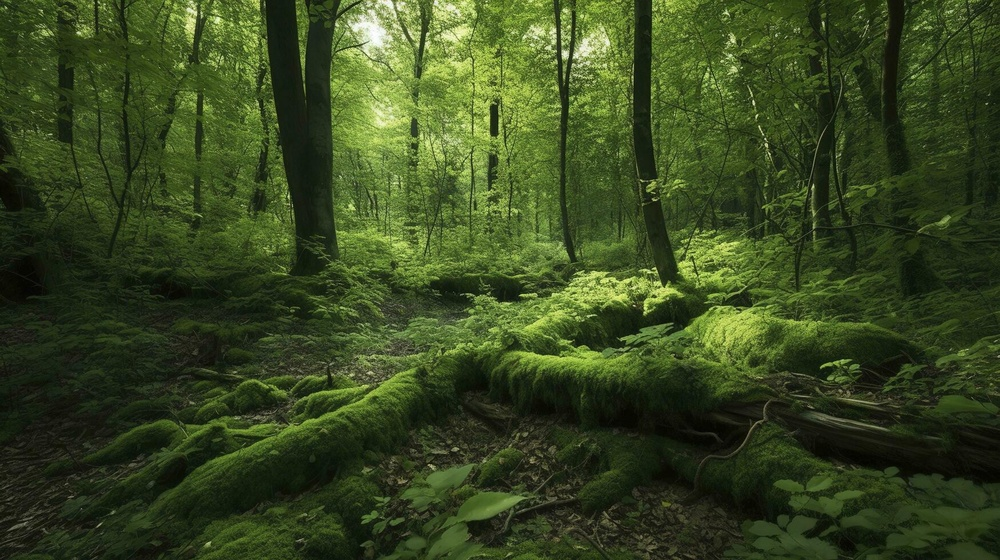
#> input picture low_light_enhancement/images/forest.jpg, 1000 x 560 px, shrunk from 1749 x 980 before the run, found by its file name
$ jupyter execute ssr_msr_msrcr_msrcp.ipynb   (older library calls are emulated)
#> lines starting #> are read from the running program, lines starting #| are printed output that depends on the picture; long printed decimals are rounded
#> further down, img is the input picture: shape (560, 1000, 3); mean B, G, R 32.2, 71.3, 55.8
[cell 1]
import numpy as np
import cv2
import matplotlib.pyplot as plt
from skimage.color import rgb2hsv, hsv2rgb, rgb2lab, deltaE_cie76
from skimage import io
from skimage.metrics import structural_similarity as ssim
from skimage.metrics import peak_signal_noise_ratio as psnr
import os

[cell 2]
# functions
def get_ksize(sigma):
    ksize = int(round((sigma - 0.35)/0.15))
    return ksize

def get_gaussian_blur(img, ksize=0, sigma=5):
    if ksize == 0:
        ksize = get_ksize(sigma)

    # Ensure ksize is odd to meet OpenCV's requirement
    ksize = ksize if ksize % 2 != 0 else ksize + 1

    return cv2.GaussianBlur(img, (ksize, ksize), sigma)

def ssr(img, sigma):

    # Normalize the image to the range [0, 1] and convert to float32 for precision.
#> called with sigma = 5
    img = img.astype('float32') / 255

    # # Apply Gaussian blur to the image.
    blurred = get_gaussian_blur(img, sigma=sigma)

    # Compute the SSR by taking the logarithmic difference.
    ssr_image= np.log10(img + 1e-6) - 0.05*(np.log10(blurred + 1e-6))


    return ssr_image

def msr(image, sigma_scales=[15, 125, 250]):

    # Initialize an accumulator image with the same shape and type as the input image
    accumulator = np.zeros_like(image, dtype=np.float32)

    # Accumulate SSR (Single Scale Retinex) processed images for each sigma scale
    for sigma in sigma_scales:
        processed_image = ssr(image, sigma)
        accumulator += processed_image.astype(np.float32)

    # Average the accumulated images
    averaged_image = accumulator / len(sigma_scales)

    # Normalize the averaged image to the 0-255 range and convert to 8-bit unsigned integer
    msr_img = cv2.normalize(averaged_image, None, 0, 255, cv2.NORM_MINMAX, dtype=cv2.CV_8UC3)

    return msr_img

[cell 3]
def color_balance(image, low_percentile, high_percentile):
    # Calculate the number of pixels for the low and high thresholds
    total_pixels = image.shape[0] * image.shape[1]
    low_threshold_count = total_pixels * low_percentile / 100
    high_threshold_count = total_pixels * (100 - high_percentile) / 100

    # Split the image into channels or treat as a single channel for grayscale
    channels = cv2.split(image) if len(image.shape) == 3 else [image]

    adjusted_channels = []
    for channel in channels:
        # Calculate the cumulative histogram
        channel_hist = cv2.calcHist([channel], [0], None, [256], [0, 256])
        cum_hist = np.cumsum(channel_hist)

        # Determine the intensity values for the specified percentiles
        lower_bound, upper_bound = np.searchsorted(cum_hist, [low_threshold_count, high_threshold_count])

        # Create a lookup table to adjust pixel values
        lookup_table = np.interp(np.arange(256), [0, lower_bound, upper_bound, 255], [0, 0, 255, 255]).astype('uint8')

        # Apply the lookup table to adjust the channel
        adjusted_channel = cv2.LUT(channel, lookup_table)
        adjusted_channels.append(adjusted_channel)

    # Merge adjusted channels back into an image
    return cv2.merge(adjusted_channels) if len(adjusted_channels) > 1 else adjusted_channels[0]


def msrcr(img, sigma_scales=[15, 125, 250], alpha=200, beta=50, G=192, b=-30, low_percentile=8, high_percentile=1):
    """
    Apply Multi-Scale Retinex with Color Restoration (MSRCR) to an image.

    Parameters:
    - img: Input image as a NumPy array.
    - sigma_scales: List of standard deviations for Gaussian blur in MSR.
    - alpha: Gain control for logarithmic nonlinearity in color restoration. (contrast)
    - beta: Offset control for logarithmic nonlinearity in color restoration.(brightness and contrast)
    - G: Gain factor for the final image. (brightness and contrast)
    - b: Offset for the final image. (brightness)
    - low_percentile: Lower percentile for color balance. (reduce shadow noise)
    - high_percentile: Higher percentile for color balance. (prevent clipping)

    Returns:
    - msrcr_img: Image after applying MSRCR.
    """
#> called with alpha = 200, beta = 50, G = 192, b = -30, low_percentile = 8, high_percentile = 1
    # Convert image to float64 for precision and add 1 to avoid log(0).
    img = img.astype(np.float64) + 1.0

    # Apply Multi-Scale Retinex (MSR).
    msr_img = msr(img, sigma_scales)

    # Compute Color Restoration Function (CRF).
    crf = beta * (np.log10(alpha * img) - np.log10(np.sum(img, axis=2, keepdims=True)))

    # Apply gain factor and offset, then normalize the MSRCR image.
    msrcr_img = G * (msr_img * crf - b)
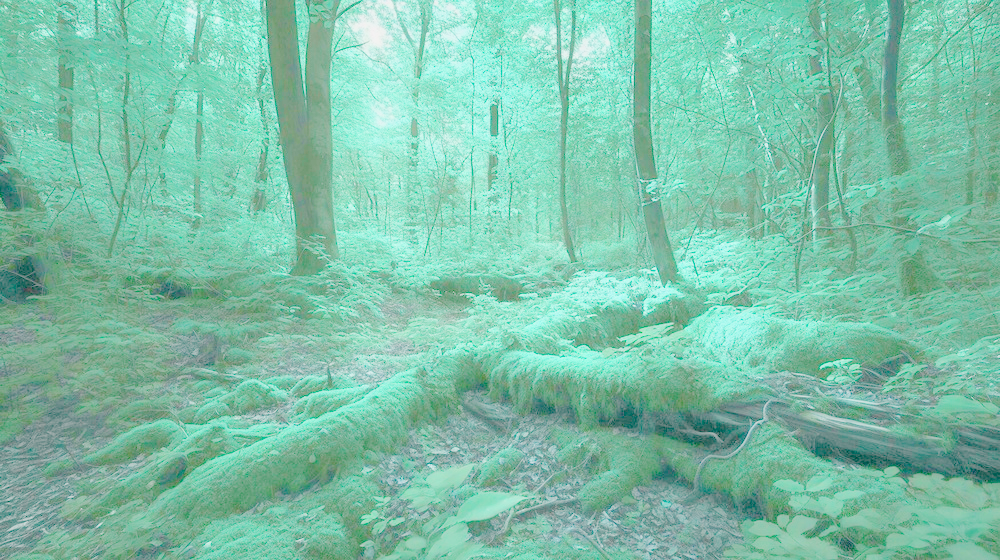
#> msrcr_img: shape (560, 1000, 3) float64; mean of channels 0, 1, 2 3123077.8, 3543177.9, 2334648.9; drawn with min black and max white
    msrcr_img = cv2.normalize(msrcr_img, None, 0, 255, cv2.NORM_MINMAX, dtype=cv2.CV_8UC3)

    # Apply color balance to the MSRCR image.
    msrcr_img = color_balance(msrcr_img, low_percentile, high_percentile)
#> the loop in color_balance, `for channel in channels:` made 3 passes
#> (lower_bound, upper_bound) on passes 1 to 3: (129, 236), (154, 246), (85, 200)
#> after the loop in color_balance, `for channel in channels:`: adjusted_channels = 3 items

    return msrcr_img

[cell 4]
# [10 lines of commented-out code are left out]

def msrcp(img, sigma_scales=[15, 125, 250], low_percentile=5, high_percentile=1):

    # Calculate the intensity image by averaging the color channels.
#> called with low_percentile = 5, high_percentile = 1
    intensity_image = np.mean(img, axis=2) + 1.0  # Simplified averaging

    # Enhance contrast using Multi-Scale Retinex on the intensity image.
    msr_intensity = msr(intensity_image, sigma_scales)
#> the loop in msr (call 3), `for sigma in sigma_scales:` made 3 passes
#> pass 1, in ssr (call 8), `ssr_image= np.log10(img + 1e-6) - 0.05*(np.log10(blurred + 1e-6))`:
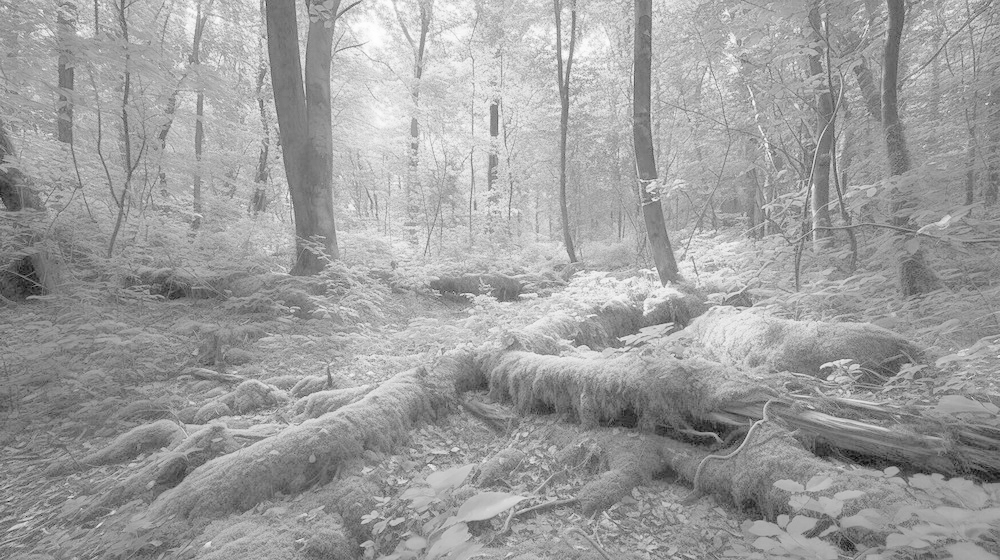
#> ssr_image: shape (560, 1000) float32; min -1.93, max 0.00934, mean -0.723; drawn with min black and max white

    # Adjust color balance based on specified percentiles.
    color_balanced_intensity = color_balance(msr_intensity, low_percentile, high_percentile)
#> in color_balance (call 2), `channels = cv2.split(image) if len(image.shape) == 3 else [image]`: channels = 1 item
#> the loop in color_balance (call 2), `for channel in channels:` made 1 pass
#> (lower_bound, upper_bound) on pass 1: (103, 235)
#> pass 1, in color_balance (call 2), `adjusted_channel = cv2.LUT(channel, lookup_table)`:
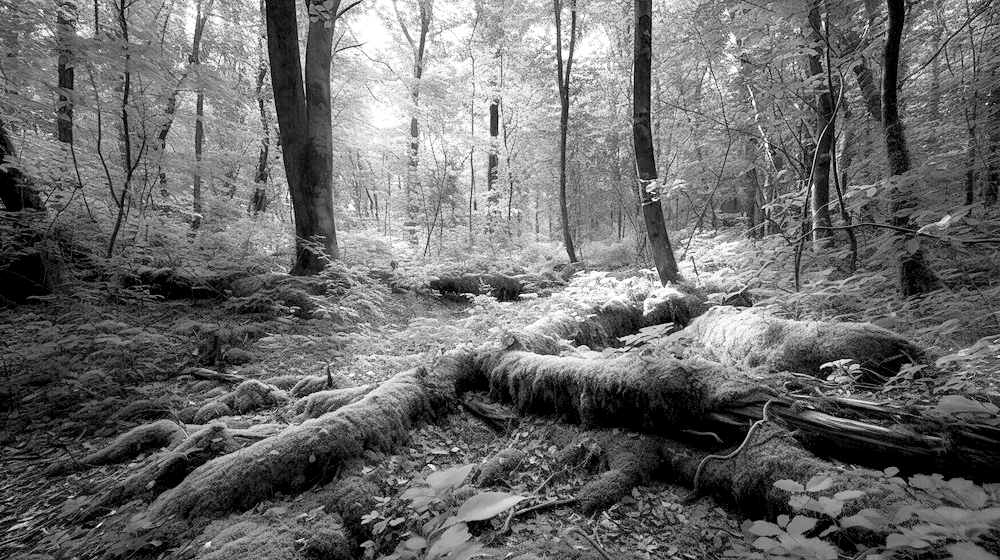
#> adjusted_channel: shape (560, 1000); min 0, max 255, mean 107.1

    # Compute scaling factor to avoid overflow, adjusted for each pixel.
    scaling_factor = 256.0 / (np.max(img, axis=2) + 1.0)
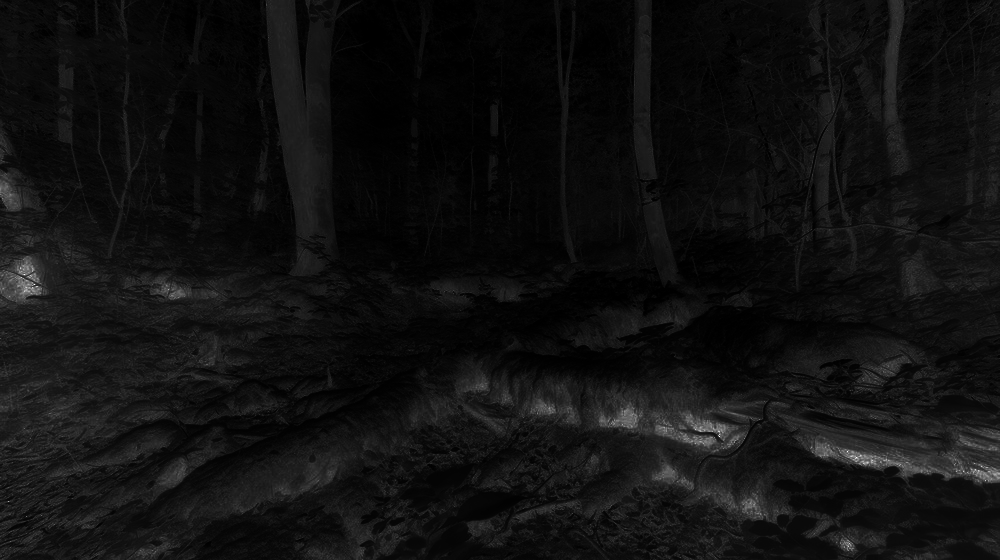
#> scaling_factor: shape (560, 1000) float64; min 1, max 64, mean 5.2; drawn with min black and max white

    # Calculate the adjustment ratio for color balancing.
    adjustment_ratio = color_balanced_intensity / intensity_image
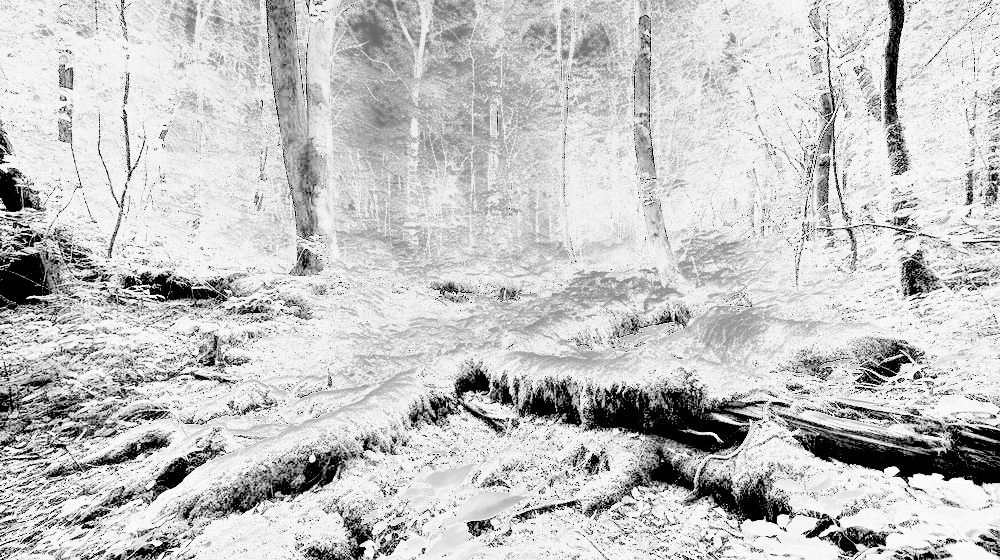
#> adjustment_ratio: shape (560, 1000) float64; min 0, max 2.46, mean 1.9; drawn with min black and max white

    # Determine the minimum scaling factor to maintain value range.
    min_scaling_factor = np.minimum(scaling_factor, adjustment_ratio)

    # Apply the minimum scaling factor, ensuring pixel values are within [0, 255].
    adjusted_img = np.clip(img * min_scaling_factor[:, :, np.newaxis], 0, 255)
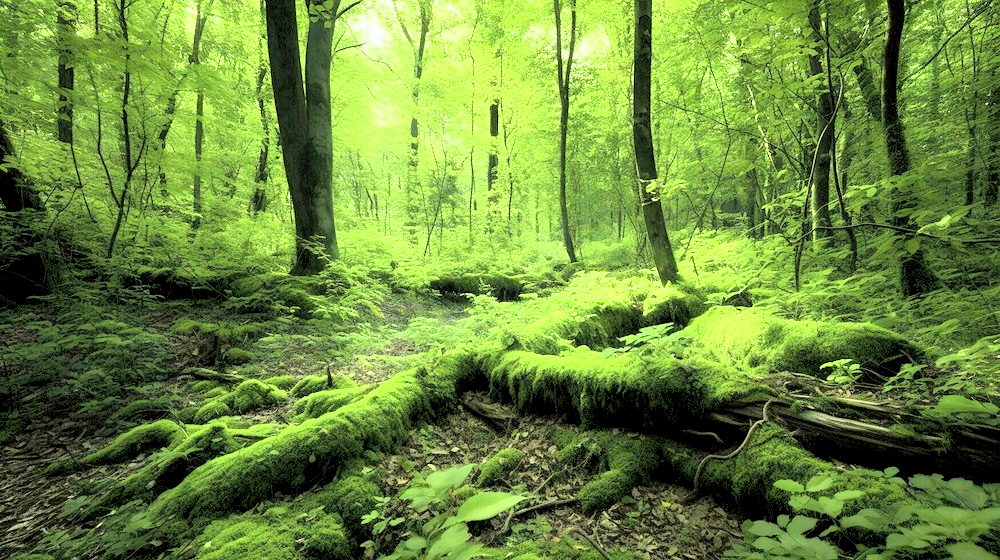
#> adjusted_img: shape (560, 1000, 3) float64; mean R, G, B 108.1, 138.8, 62

    return adjusted_img.astype(np.uint8)
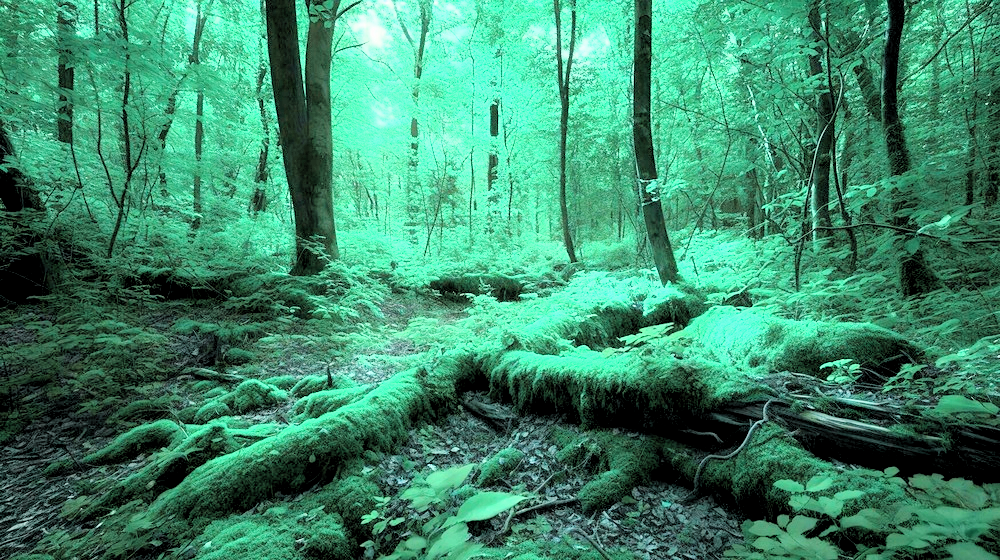
#> returned value: shape (560, 1000, 3); mean of channels 0, 1, 2 107.6, 138.4, 61.5; drawn as B, G, R

[cell 5]
# Load the image
#image_path = '/home/eaguiraud/Documents/34269_computer_imaging_and_spectroscopy/low_light_enhancement/images/dark_img_2.png'

# image_path = '/home/eaguiraud/Documents/34269_computer_imaging_and_spectroscopy/low_light_enhancement/images/dark_img_1.png'
image_path = '/home/eaguiraud/Documents/34269_computer_imaging_and_spectroscopy/low_light_enhancement/images/forest.jpg'
img = cv2.imread(image_path, cv2.IMREAD_COLOR)
img = cv2.cvtColor(img, cv2.COLOR_BGR2RGB)  # Convert to RGB for correct color display

[cell 6]
# Aplly SSR
ssr_image_1 = ssr(img, sigma=5)
ssr_image_2 = cv2.normalize(ssr_image_1, None, 0, 255, cv2.NORM_MINMAX, dtype=cv2.CV_8UC3)


# Apply MSR
msr_img = msr(img)

[cell 7]
# Plotting
plt.figure(figsize=(12, 6))

plt.subplot(1, 2, 1)
plt.imshow(img)
plt.title('Original Image')

plt.subplot(1, 2, 2)
plt.imshow(ssr_image_2)
plt.title('SSR Processed Image')

plt.show()

[cell 8]
# Plotting
plt.figure(figsize=(12, 6))

plt.subplot(1, 2, 1)
plt.imshow(img)
plt.title('Original Image')

plt.subplot(1, 2, 2)
plt.imshow(msr_img)
plt.title('MSR Processed Image')

plt.show()

[cell 9]
# Apply MSRCR
msrcr_img = msrcr(img)

[cell 10]
# Display the results
plt.figure(figsize=(12, 6))
plt.subplot(1, 2, 1)
plt.imshow(img)
plt.title('Original Image')
plt.subplot(1, 2, 2)
plt.imshow(msrcr_img)
plt.title('MSRCR Processed Image')
plt.show()

[cell 11]
# Apply MSRCP
msrcp_img = msrcp(img)

[cell 12]
# Display the results
plt.figure(figsize=(12, 6))
plt.subplot(1, 2, 1)
plt.imshow(img)
plt.title('Original Image')
plt.subplot(1, 2, 2)
plt.imshow(msrcp_img)
plt.title('MSRCP Processed Image')
plt.show()

[cell 13]
HSV_org = rgb2hsv(img)
#> HSV_org: shape (560, 1000, 3) float64; mean of channels 0, 1, 2 0.238, 0.557, 0.28
V_org = np.uint8(HSV_org[:, :, 2] * 255)
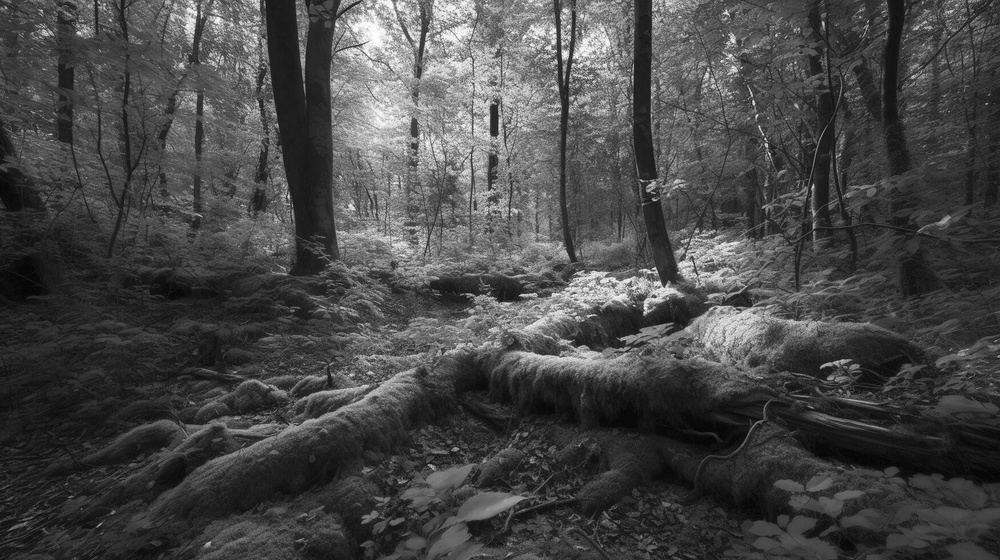
#> V_org: shape (560, 1000); min 3, max 255, mean 71.2
HSV_enh = rgb2hsv(ssr_image_2)
V_enh = np.uint8(HSV_enh[:, :, 2] * 255)

eval_ssim = ssim(V_org, V_enh)
#> eval_ssim = 0.299
eval_psnr = psnr(V_org, V_enh)
#> eval_psnr = 3.98
im_orgLAB = rgb2lab(img)
im_enhLAB = rgb2lab(ssr_image_2)
eval_coldif = deltaE_cie76(im_orgLAB, im_enhLAB)

print("SSIM result:\t" + str(eval_ssim) + "\nPSNR result:\t" + str(eval_psnr) + "\nDelta_E average result:\t" + str(np.mean(eval_coldif)))
#| SSIM result:	0.2985
#| PSNR result:	3.982
#| Delta_E average result:	67.156

plt.figure()
io.imshow(np.uint8(np.round(eval_coldif)))
plt.axis("off")
plt.title("Delta E as an image")

[cell 14]
# ideal_SSIM= 0
# ideal_PSNR = higher value
# Delta_E94 <= 1.0: Not perceptible by the human eye
# 1-2: Perceptible through close observation
# Delta_E94 1-2: Perceptible through close observation
# Delta_E94 2-10: Perceptible at a glance
# Delta_E94 11-49: Colors are more similar than the opposite
# Delta_E94 100: Colors are exactly the opposite
HSV_org = rgb2hsv(img)
V_org = np.uint8(HSV_org[:, :, 2] * 255)
HSV_enh = rgb2hsv(msr_img)
V_enh = np.uint8(HSV_enh[:, :, 2] * 255)

eval_ssim = ssim(V_org, V_enh)
#> eval_ssim = 0.3
eval_psnr = psnr(V_org, V_enh)
#> eval_psnr = 4.02
im_orgLAB = rgb2lab(img)
im_enhLAB = rgb2lab(msr_img)
eval_coldif = deltaE_cie76(im_orgLAB, im_enhLAB)

print("SSIM result:\t" + str(eval_ssim) + "\nPSNR result:\t" + str(eval_psnr) + "\nDelta_E average result:\t" + str(np.mean(eval_coldif)))
#| SSIM result:	0.2997
#| PSNR result:	4.020
#| Delta_E average result:	66.929

plt.figure()
io.imshow(np.uint8(np.round(eval_coldif)))
plt.axis("off")
plt.title("Delta E for MSR")

[cell 15]
HSV_org = rgb2hsv(img)
V_org = np.uint8(HSV_org[:, :, 2] * 255)
HSV_enh = rgb2hsv(msrcr_img)
V_enh = np.uint8(HSV_enh[:, :, 2] * 255)

eval_ssim = ssim(V_org, V_enh)
#> eval_ssim = 0.59
eval_psnr = psnr(V_org, V_enh)
#> eval_psnr = 12.18
im_orgLAB = rgb2lab(img)
im_enhLAB = rgb2lab(msrcr_img)
eval_coldif = deltaE_cie76(im_orgLAB, im_enhLAB)

print("SSIM result:\t" + str(eval_ssim) + "\nPSNR result:\t" + str(eval_psnr) + "\nDelta_E average result:\t" + str(np.mean(eval_coldif)))
#| SSIM result:	0.5905
#| PSNR result:	12.177
#| Delta_E average result:	34.051

plt.figure()
io.imshow(np.uint8(np.round(eval_coldif)))
plt.axis("off")
plt.title("Delta E for MSRCR")

[cell 16]
HSV_org = rgb2hsv(img)
V_org = np.uint8(HSV_org[:, :, 2] * 255)
HSV_enh = rgb2hsv(msrcp_img)
V_enh = np.uint8(HSV_enh[:, :, 2] * 255)

eval_ssim = ssim(V_org, V_enh)
#> eval_ssim = 0.507
eval_psnr = psnr(V_org, V_enh)
#> eval_psnr = 10.14
im_orgLAB = rgb2lab(img)
im_enhLAB = rgb2lab(msrcp_img)
eval_coldif = deltaE_cie76(im_orgLAB, im_enhLAB)

print("SSIM result:\t" + str(eval_ssim) + "\nPSNR result:\t" + str(eval_psnr) + "\nDelta_E average result:\t" + str(np.mean(eval_coldif)))
#| SSIM result:	0.5068
#| PSNR result:	10.136
#| Delta_E average result:	32.365

plt.figure()
io.imshow(np.uint8(np.round(eval_coldif)))
plt.axis("off")
plt.title("Delta E for MSRCP")
